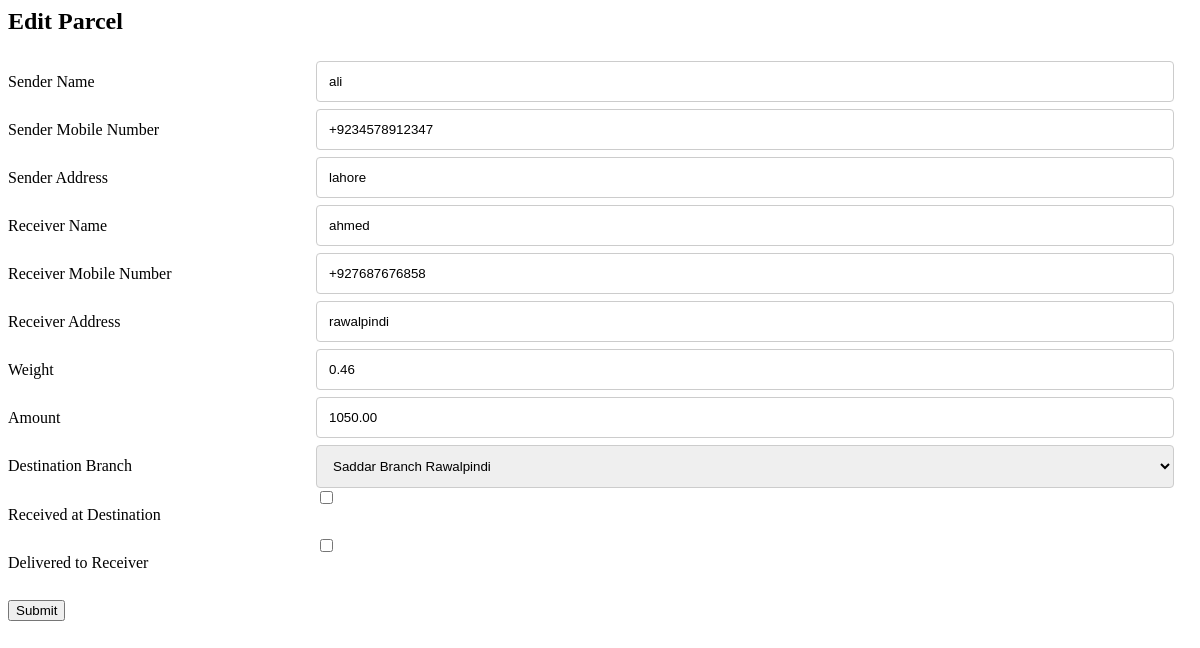
The page /editparcel/2 on the database its author committed.
### app.py (models this page shows, shortened)
class BaseModel(Model):
    class Meta:
        database = database

class Parcel(BaseModel):
    user = ForeignKeyField(User, backref='parcels')
    parcelnumber = TextField()
    sendername = TextField()
    sendermobilenumber = TextField()
    senderaddress = TextField()
    receivername = TextField()
    receivermobilenumber = TextField()
    receiveraddress = TextField()
    parcelweight = DecimalField()
    amount = DecimalField()
    pub_date = DateTimeField()
    destination_branch = IntegerField()
    is_received_at_destination = BitField()
    is_delivered_to_receiever = BitField()

### app.py (the view)
@app.route('/editparcel/<int:id>', methods=['GET', 'POST'])
def editparcel(id):
    parcel = get_object_or_404(Parcel, Parcel.id == id)
    form = ParcelForm(formdata=request.form, obj=parcel)
    form.is_received_at_destination.checked = parcel.is_received_at_destination
    form.is_delivered_to_receiever.checked = parcel.is_delivered_to_receiever
    if request.method == 'POST':
     is_checked = request.form.get('is_received_at_destination')
     is_checked_delivered_to_receiever = request.form.get('is_delivered_to_receiever')
     is_delivered_to_receiever = False
     is_receieved_from_db = False
     is_receieved = False
     if is_checked_delivered_to_receiever == 'Y':
        is_delivered_to_receiever = True
     if parcel.is_received_at_destination == 1:
        is_receieved_from_db = True
        print("is_checked="+is_checked)
     if is_checked=="y":
        is_receieved=True
     send_sms(parcel.parcelnumber, parcel.receivermobilenumber)
     if is_receieved and is_receieved_from_db is False:
            print("message Sent")
            print(request.form.get('is_received_at_destination', False))
            send_sms(parcel.parcelnumber,parcel.receivermobilenumber)
     else:
            print("message not sent")
     parcel.is_received_at_destination = is_receieved
     parcel.is_delivered_to_receiever = is_delivered_to_receiever
     parcel.save()
     return redirect(url_for('parcels', id=id))
    else:
     return render_template('update.html', form=form)

### app.py (called while the page is built)
def get_current_user():
    if session.get('logged_in'):
        return User.get(User.id == session['user_id'])

def get_object_or_404(model, *expressions):
    try:
        return model.get(*expressions)
    except model.DoesNotExist:
        abort(404)

@app.before_request
def before_request():
    g.db = database
    g.db.connect(reuse_if_open=True)

@app.after_request
def after_request(response):
    g.db.close()
    return response

@app.context_processor
def _inject_user():
    return {'current_user': get_current_user()}

### templates/update.html (shortened to what this page needs)
<doctype html>
<h2>Edit  Parcel</h2>
<div class="container">
{% from "_formhelpers.html" import render_field %}
    <form method=post>
        <dl>
<div class="row">
            {{ render_field(form.sendername) }}
</div>
          <div class="row">  {{ render_field(form.sendermobilenumber) }}
          </div>
        <div class="row">    {{ render_field(form.senderaddress) }}  </div>
        <div class="row">    {{ render_field(form.receivername) }}  </div>
        <div class="row">    {{ render_field(form.receivermobilenumber) }}  </div>
         <div class="row">   {{ render_field(form.receiveraddress) }}  </div>
         <div class="row">   {{ render_field(form.parcelweight) }}  </div>
         <div class="row">   {{ render_field(form.amount) }}  </div>
          <div class="row">  {{ render_field(form.destination_branch) }}  </div>
          <div class="row">  {{ render_field(form.is_received_at_destination) }}  </div>
          <div class="row" class="delivered">  {{ render_field(form.is_delivered_to_receiever) }}  </div>
        </dl>
        <p><input type=submit value=Submit>
    </form>
</div>
    </doctype html>

### templates/_formhelpers.html (shortened to what this page needs)
{% macro render_field(field) %}
    <dt>{{ field.label }}
    <dd>{{ field(**kwargs)|safe }}
    </dd>
{% endmacro %}

### templates/update.html (style rules this page uses)
label { padding: 12px 12px 12px 0; display: inline-block; float: left; width: 25%; margin-top: 6px; }
input[type=text], select, textarea { width: 100%; padding: 12px; border: 1px solid #ccc; border-radius: 4px; resize: vertical; float: left; width: 75%; margin-top: 6px; }
input[type=number], select, textarea { width: 100%; padding: 12px; border: 1px solid #ccc; border-radius: 4px; resize: vertical; float: left; width: 75%; margin-top: 6px; }
.row:after { content: ""; display: table; clear: both; }

### rows shown on the page
Parcel: sendername "ali", sendermobilenumber "+9234578912347", senderaddress "lahore", receivername "ahmed", receivermobilenumber "+927687676858", receiveraddress "rawalpindi", parcelweight "0.46", amount "1050.00", destination_branch "Saddar Branch Rawalpindi"

### other values the page prints
{{ field.label }} "Sender Name Sender Mobile Number Sender Address Receiver Name Receiver Mobile Number Receiver Address Weight Amount Destination Branch Received at Destination Delivered to Receiver"
